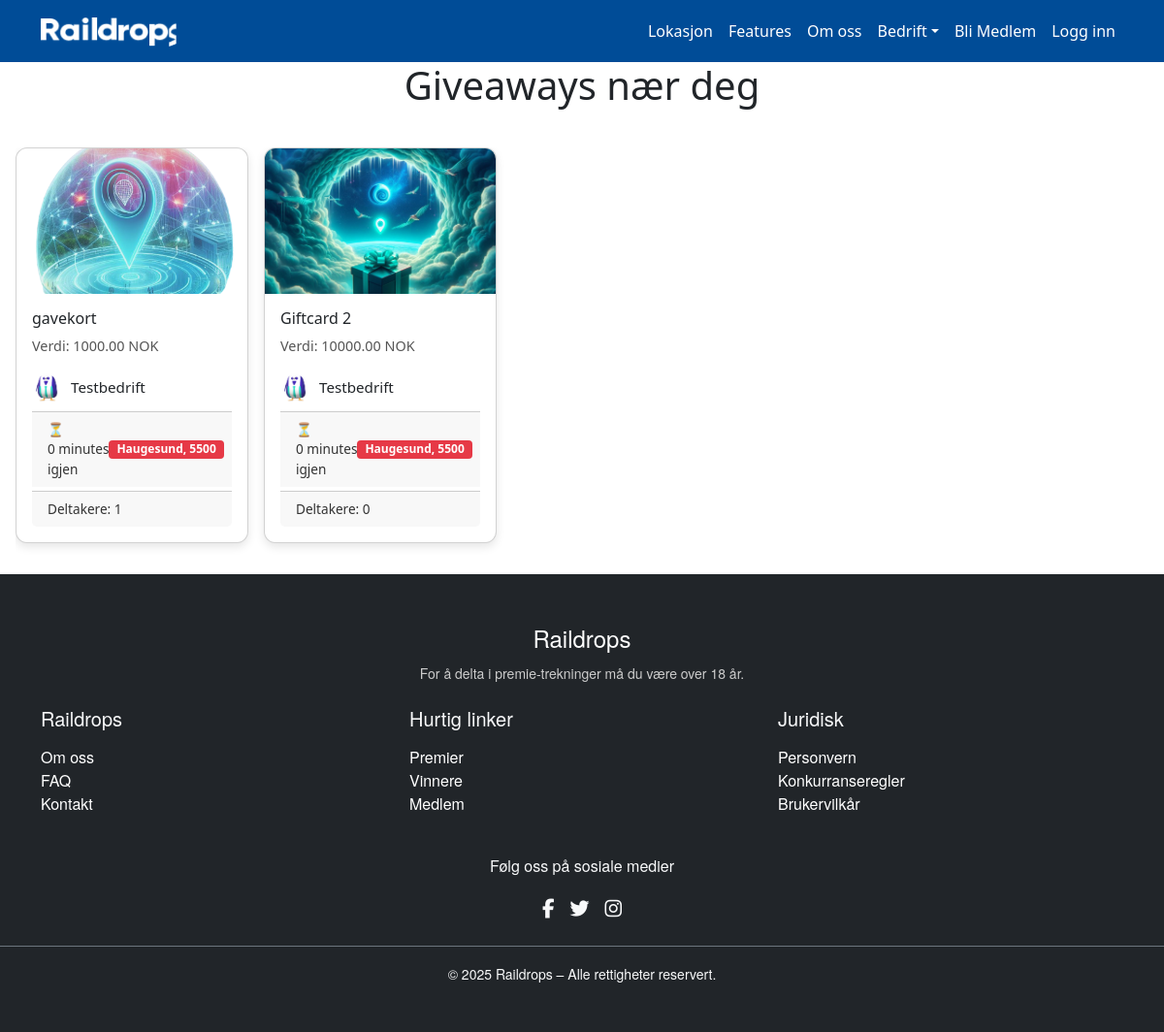
The page / on the database its author committed.
### giveaways/models.py (models this page shows, shortened)
class Giveaway(models.Model):
    business = models.ForeignKey(Business, on_delete=models.CASCADE, related_name="giveaways")
    title = models.CharField(max_length=255)
    description = models.TextField()
    image = models.ImageField(upload_to="giveaway_images/", blank=True, null=True)
    prize_value = models.DecimalField(max_digits=10, decimal_places=2, verbose_name="Premieverdi", null=True, blank=True)
    start_date = models.DateTimeField()
    end_date = models.DateTimeField()
    is_active = models.BooleanField(default=True)
    created_at = models.DateTimeField(auto_now_add=True)
    signup_question = models.CharField(max_length=255, blank=True, verbose_name="Påmeldingsspørsmål")
    signup_options = models.JSONField(blank=True, null=True, verbose_name="Svaralternativer (maks 4)")

### businesses/models.py (models this page shows, shortened)
class Business(models.Model):
    user = models.OneToOneField(settings.AUTH_USER_MODEL, on_delete=models.CASCADE, related_name="business_account")
    admin = models.ForeignKey(settings.AUTH_USER_MODEL, on_delete=models.CASCADE, related_name="admin_businesses", help_text="Brukeren som er admin for denne bedriften")
    organization_number = models.CharField(max_length=20, unique=True, null=True, blank=True, help_text="Organisasjonsnummer må være unikt")
    name = models.CharField(max_length=255)
    description = models.TextField(blank=True)
    logo = models.ImageField(upload_to="business_logos/", blank=True, null=True)
    website = models.URLField(blank=True, null=True)
    postal_code = models.CharField(max_length=10, blank=True)
    city = models.CharField(max_length=64, blank=True)
    created_at = models.DateTimeField(auto_now_add=True)

### accounts/views.py (the view)
# urls.py: path('', HomeTestPageView.as_view(), name='home'),
class HomeTestPageView(TemplateView):
    template_name = "testpage.html"
    def get_context_data(self, **kwargs):
        context = super().get_context_data(**kwargs)
        giveaways = Giveaway.objects.filter(is_active=True).select_related('business')
        context["giveaways"] = giveaways
        logger.info(f"Forside med {giveaways.count()} giveaways vist.")
        return context

### accounts/context_processors.py (called while the page is built)
def user_roles(request):
    user = request.user
    return {
        'is_member': user_is_member(user),
        'is_business': user_is_business(user),
    }

### accounts/permissions.py (called while the page is built)
def user_is_member(user) -> bool:
    return (
        user.is_authenticated
        and not hasattr(user, "business_profile")
        and user.groups.filter(name="Members").exists()
    )

def user_is_business(user) -> bool:
    return user.is_authenticated and hasattr(user, 'business_profile')

### templates/testpage.html (shortened to what this page needs)
{% extends "base.html" %}
{% load static %}
{% block content %}
<h1 class="mb-4 text-center">Giveaways nær deg</h1>
{% include "giveaways/giveaway_horizontal_scroll.html" with giveaways=giveaways %}
{% endblock %}

### templates/giveaways/giveaway_horizontal_scroll.html
{% load static %}
<link rel="stylesheet" href="{% static 'css/giveaway_cards.css' %}">
<section class="card-scroll">
    <div class="scroll-container">
        {% for giveaway in giveaways %}
        <article class="card" onclick="window.location.href='{% url 'giveaways:giveaway_detail' giveaway.pk %}'" style="cursor:pointer;">
            {% if giveaway.image %}
                <img src="{{ giveaway.image.url }}" alt="Premiebilde" class="card-image" />
            {% else %}
                <img src="{% static 'img/default_giveaway.png' %}" alt="Premiebilde" class="card-image" />
            {% endif %}
            <div class="card-content">
                <h3 class="card-title">{{ giveaway.title }}</h3>
                <p class="card-value">Verdi: {{ giveaway.prize_value|default:'?' }} NOK</p>
                <div class="d-flex align-items-center mb-2">
                    {% if giveaway.business.logo %}
                        <img src="{{ giveaway.business.logo.url }}" alt="Logo {{ giveaway.business.name }}" style="height:32px;width:32px;object-fit:cover;border-radius:50%;margin-right:0.5rem;">
                    {% endif %}
                    <span style="font-size:0.95rem;">{{ giveaway.business.name }}</span>
                </div>
                <div class="card-footer">
                    <span>⏳ {{ giveaway.end_date|timesince }} igjen</span>
                    <span class="badge">{{ giveaway.business.city }}, {{ giveaway.business.postal_code }}</span>
                </div>
                <div class="card-footer mt-1">
                    <span>Deltakere: {{ giveaway.entries.count }}</span>
                </div>
            </div>
        </article>
        {% endfor %}
    </div>
</section>

### static/css/style.css (style rules this page uses)
:root { --raildrops-blue: #004c97; --raildrops-yellow: #ffde59; --raildrops-dark: #1b1b1b; }
body { background-color: #f8fafc; color: var(--raildrops-dark); font-family: 'Segoe UI', Arial, sans-serif; }
.card { border-radius: 1rem; border: none; }

### static/css/giveaway_cards.css (style rules this page uses)
.card-scroll { padding: 1rem; overflow: hidden; }
.scroll-container { display: flex; gap: 1rem; overflow-x: auto; scroll-snap-type: x mandatory; scroll-behavior: smooth; -webkit-overflow-scrolling: touch; padding-bottom: 1rem; }
.card { flex: 0 0 auto; width: 85vw; max-width: 240px; background-color: #fff; border-radius: 12px; box-shadow: 0 4px 10px rgba(0, 0, 0, 0.1); scroll-snap-align: start; overflow: hidden; display: flex; flex-direction: column; transition: transform 0.3s ease; }
.card-image { width: 100%; height: 150px; object-fit: cover; }
.card-content { padding: 1rem; display: flex; flex-direction: column; justify-content: space-between; height: 100%; }
.card-title { font-size: 1rem; margin: 0 0 0.5rem; }
.card-value { font-size: 0.9rem; color: #555; margin: 0 0 1rem; }
.card-footer { display: flex; justify-content: space-between; align-items: center; font-size: 0.85rem; color: #333; }
.badge { background-color: #e63946; color: #fff; padding: 0.2rem 0.5rem; border-radius: 4px; font-size: 0.75rem; white-space: nowrap; }
@media (min-width: 576px) { .card { width: calc(50% - 0.5rem); } }
@media (min-width: 768px) { .card { width: calc(33.333% - 0.66rem); } }
@media (min-width: 992px) { .card { width: calc(25% - 0.75rem); } }

### rows shown on the page
Giveaway: image (picture), title "gavekort", prize_value "1000.00", business.logo (picture), business.name "Testbedrift", end_date "0 minutes", business.city "Haugesund", business.postal_code "5500", entries.count "1"
Giveaway: image (picture), title "Giftcard 2", prize_value "10000.00", business.logo (picture), business.name "Testbedrift", end_date "0 minutes", business.city "Haugesund", business.postal_code "5500", entries.count "0"
